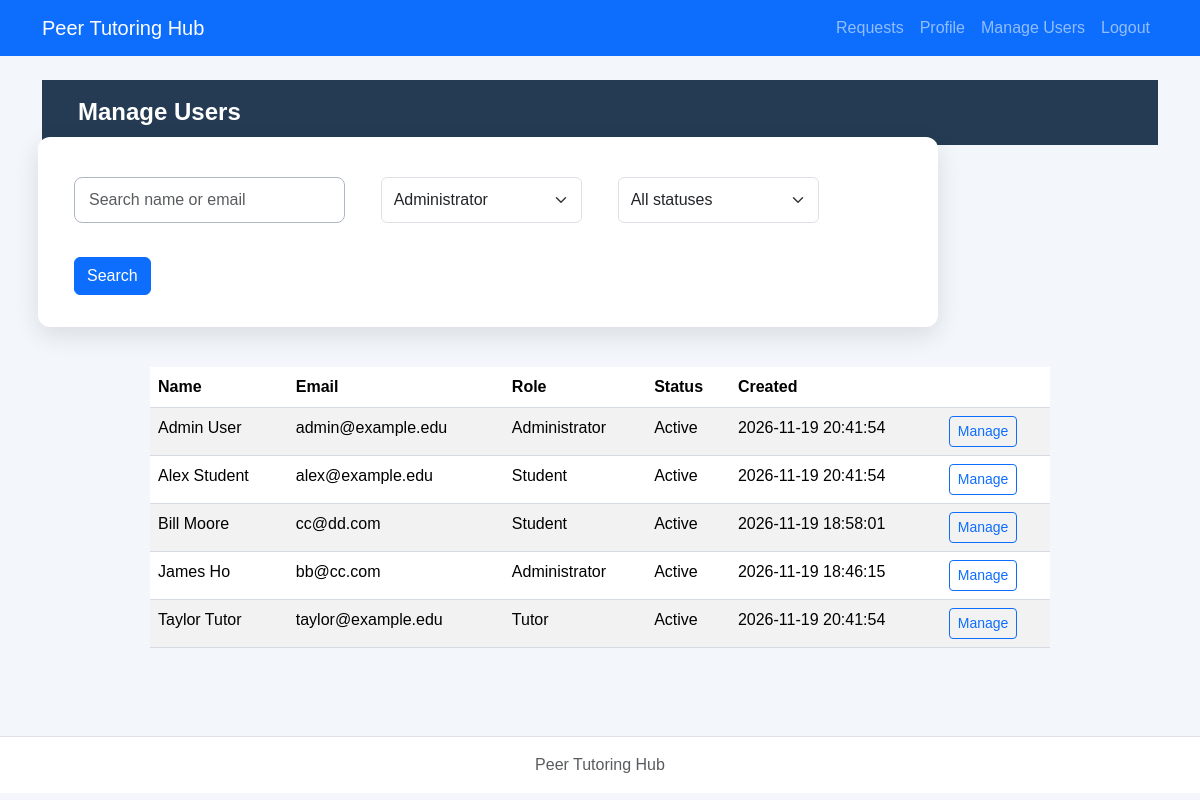
The app's page /lab7/php/admin-users.php (signed in) with its own data.
### tables this page shows
CREATE TABLE users (
    user_id INTEGER PRIMARY KEY,
    full_name TEXT NOT NULL,
    email TEXT UNIQUE NOT NULL,
    password_hash TEXT NOT NULL,
    role TEXT NOT NULL CHECK(role IN ('Student', 'Tutor', 'Administrator')),
    status TEXT NOT NULL DEFAULT 'Active' CHECK(status IN ('Active', 'Inactive')),
    created_at TEXT NOT NULL DEFAULT CURRENT_TIMESTAMP
);

### lab7/includes/auth.php (called while the page is built, shortened)
<?php
function escapeHtml(string $s): string {
    return htmlspecialchars($s, ENT_QUOTES | ENT_SUBSTITUTE, 'UTF-8');
}

### lab7/repositories/userPDO.php (called while the page is built, shortened)
<?php
function listUsers(PDO $pdo, string $search = '', string $role = '', string $status = ''): array {
    $sql = 'SELECT user_id, full_name, email, role, status, created_at FROM users WHERE 1=1';
    $args = [];
    $sql .= ' ORDER BY full_name';
    $stmt = $pdo->prepare($sql);
    $stmt->execute($args);
    return $stmt->fetchAll();
}

### lab7/php/admin-users.php (the view, shortened to what this page needs)
<?php
require_once __DIR__ . '/../config/db.php';
require_once __DIR__ . '/../includes/auth.php';
require_once __DIR__ . '/../repositories/userPDO.php';
$pdo = openDatabase();
$search = trim((string)($_GET['search'] ?? ''));
$role = (string)($_GET['role'] ?? '');
$status = (string)($_GET['status'] ?? '');
$users = listUsers($pdo, $search, $role, $status);
require __DIR__ . '/../includes/header.php';
require __DIR__ . '/../includes/nav.php';
?>
<main class="container py-4">
    <h1>Manage Users</h1>
    <form method="get" class="row g-2 mb-3">
        <div class="col-md-4">
            <input type="text" name="search" class="form-control" placeholder="Search name or email" value="<?= escapeHtml($search) ?>">
        </div>
        <div class="col-md-3">
            <select name="role" class="form-select">
                <?php foreach (['Student', 'Tutor', 'Administrator'] as $r): ?>
                    <option value="<?= escapeHtml($r) ?>" <?= $role === $r ? 'selected' : '' ?>><?= escapeHtml($r) ?></option>
                <?php endforeach; ?>
            </select>
        </div>
        <div class="col-md-3">
            <select name="status" class="form-select">
                <option value="">All statuses</option>
            </select>
        </div>
        <div class="col-md-2">
            <button class="btn btn-primary">Search</button>
        </div>
    </form>
    <?php if (!$users): ?>
        <p>No matching accounts.</p>
    <?php else: ?>
        <table class="table table-striped">
            <thead>
                <tr>
                    <th>Name</th>
                    <th>Email</th>
                    <th>Role</th>
                    <th>Status</th>
                    <th>Created</th>
                    <th></th>
                </tr>
            </thead>
            <tbody>
                <?php foreach ($users as $u): ?>
                    <tr>
                        <td><?= escapeHtml($u['full_name']) ?></td>
                        <td><?= escapeHtml($u['email']) ?></td>
                        <td><?= escapeHtml($u['role']) ?></td>
                        <td><?= escapeHtml($u['status']) ?></td>
                        <td><?= escapeHtml($u['created_at']) ?></td>
                        <td><a href="admin-manage-user.php?id=<?= (int)$u['user_id'] ?>" class="btn btn-sm btn-outline-primary">Manage</a></td>
                    </tr>
                <?php endforeach; ?>
            </tbody>
        </table>
    <?php endif; ?>
</main>
<?php require __DIR__ . '/../includes/footer.php'; ?>

### lab7/css/styles.css (style rules this page uses)
* { box-sizing: border-box; }
body { margin: 0; min-height: 100vh; font-family: Arial, Helvetica, sans-serif; color: #1f2937; background-color: #f3f6fa; }
h1 { margin: 0; padding: 18px 36px; color: #ffffff; font-size: 24px; font-weight: 700; background-color: #243b53; }
main form { max-width: 900px; margin: 42px auto; padding: 32px; display: grid; grid-template-columns: 1fr 1fr; gap: 18px 28px; background-color: #ffffff; border-radius: 12px; box-shadow: 0 8px 24px rgba(31, 41, 55, 0.12); }
main form input:not([type="checkbox"]):not([type="radio"]), main form select, main form textarea { width: 100%; min-height: 46px; padding: 10px 14px; color: #374151; font: inherit; background-color: #ffffff; border: 1px solid #aeb8c5; border-radius: 8px; }
main form button { grid-column: 1 / -1; grid-row: 6; justify-self: start; margin-top: 8px; padding: 13px 26px; color: #ffffff; font-size: 16px; font-weight: 700; background-color: #d60000; border: 0; border-radius: 8px; cursor: pointer; }
table { width: calc(100% - 80px); max-width: 900px; margin: 40px auto; border-collapse: collapse; background-color: #ffffff; }
th, td { padding: 14px 16px; text-align: left; border-bottom: 1px solid #d6dbe2; }
th { background-color: #eef1f4; }

### records on screen
users: full_name "Admin User", email "admin@example.edu", role "Administrator", status "Active", created_at "2026-11-19 20:41:54"
users: full_name "Alex Student", email "alex@example.edu", role "Student", status "Active", created_at "2026-11-19 20:41:54"
users: full_name "Bill Moore", email "cc@dd.com", role "Student", status "Active", created_at "2026-11-19 18:58:01"
users: full_name "James Ho", email "bb@cc.com", role "Administrator", status "Active", created_at "2026-11-19 18:46:15"
users: full_name "Taylor Tutor", email "taylor@example.edu", role "Tutor", status "Active", created_at "2026-11-19 20:41:54"

### other values on screen
form field role "Administrator"
